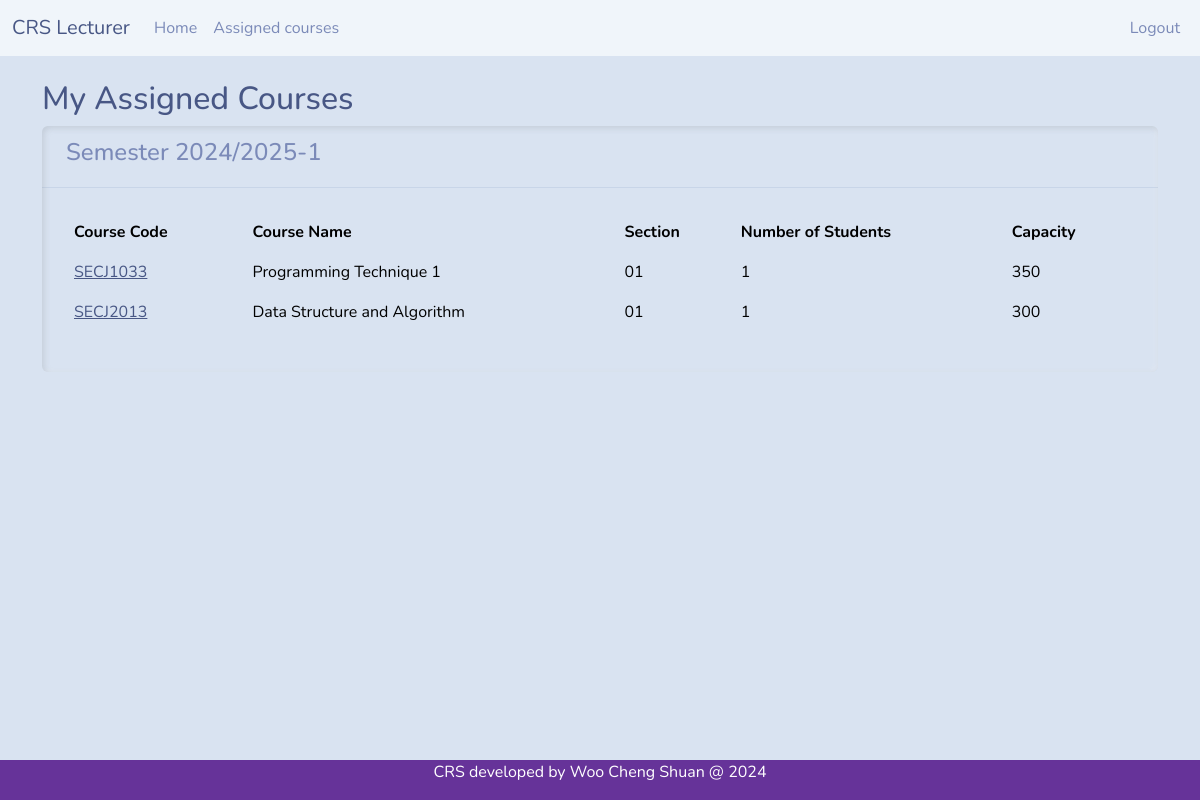
The app's page /assignedcourse.php (signed in), older data.
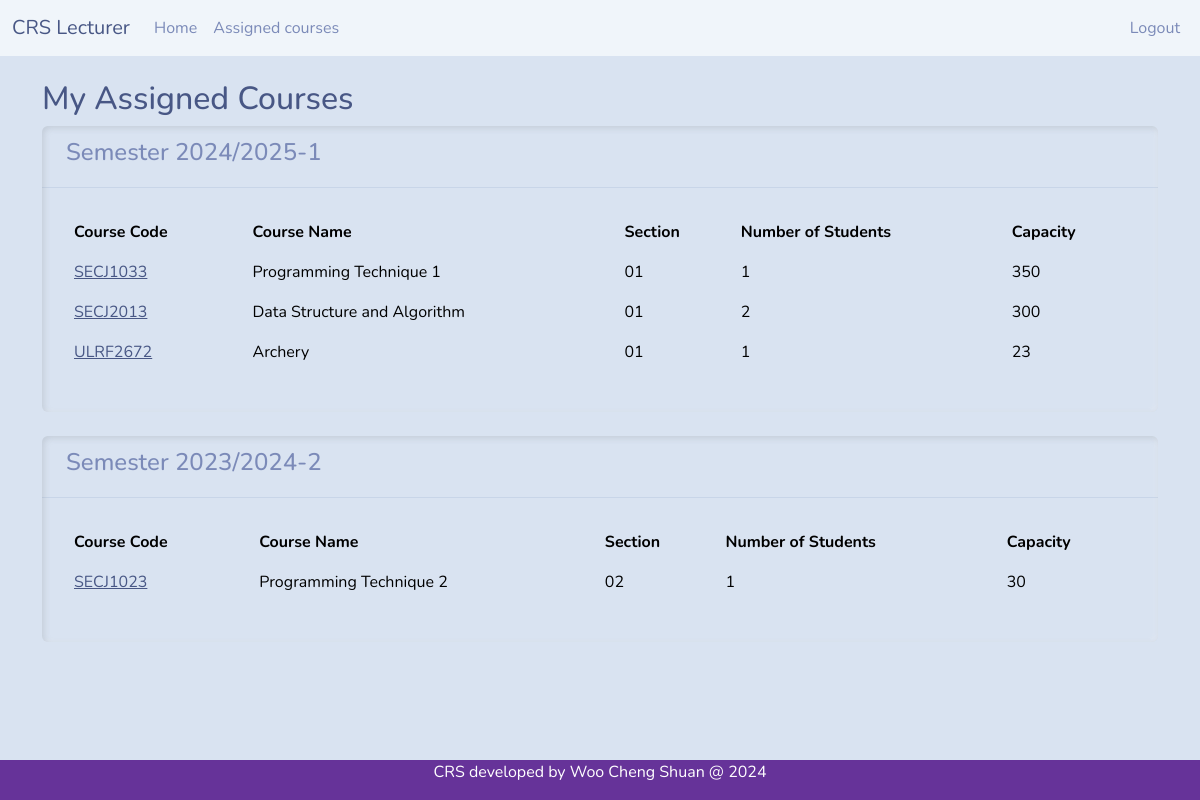
The same page, newer data.
### tables this page shows
CREATE TABLE `tb_course` (
  `c_code` varchar(10) NOT NULL,
  `c_name` varchar(30) NOT NULL,
  `c_credit` int(11) NOT NULL,
  `c_sem` varchar(20) NOT NULL
);

### assignedcourse.php (the view, shortened to what this page needs)
<?php
include 'headerlec.php';
include 'dbconnect.php';
$lecturer_id = $_SESSION['active_user'];
?>
<div class="container mt-4">
  <h2>My Assigned Courses</h2>
  <?php
  $sql = "SELECT DISTINCT s.s_sem
          FROM tb_section s
          WHERE s.s_lecturer = ?
          ORDER BY s.s_sem DESC";
  $stmt = mysqli_prepare($con, $sql);
  mysqli_stmt_bind_param($stmt, "s", $lecturer_id);
  mysqli_stmt_execute($stmt);
  $semesters = mysqli_stmt_get_result($stmt);
  while($sem = mysqli_fetch_array($semesters)) {
    $current_sem = $sem['s_sem'];
    ?>
    <div class="card mb-4">
      <div class="card-header">
        <h4>Semester <?php echo htmlspecialchars($current_sem); ?></h4>
      </div>
      <div class="card-body">
        <div class="table-responsive">
          <table class="table table-hover">
            <thead>
              <tr>
                <th>Course Code</th>
                <th>Course Name</th>
                <th>Section</th>
                <th>Number of Students</th>
                <th>Capacity</th>
              </tr>
            </thead>
            <tbody>
              <?php
              $sql = "SELECT
                        c.c_code,
                        c.c_name,
                        s.s_number as section,
                        s.s_maxstudent as capacity,
                        (SELECT COUNT(*)
                         FROM tb_registration r
                         WHERE r.r_course = c.c_code
                         AND r.r_section = s.s_id
                         AND r.r_status = 2) as student_count
                      FROM tb_section s
                      JOIN tb_course c ON s.s_course_code = c.c_code
                      WHERE s.s_lecturer = ?
                      AND s.s_sem = ?
                      ORDER BY c.c_code, s.s_number";
              $stmt = mysqli_prepare($con, $sql);
              mysqli_stmt_bind_param($stmt, "ss", $lecturer_id, $current_sem);
              mysqli_stmt_execute($stmt);
              $courses = mysqli_stmt_get_result($stmt);
              while($course = mysqli_fetch_array($courses)) {
                echo "<tr>";
                echo "<td><a href='course_details.php?code=" . urlencode($course['c_code']) . "&sem=" . urlencode($current_sem) . "'>" . htmlspecialchars($course['c_code']) . "</a></td>";
                echo "<td>".htmlspecialchars($course['c_name'])."</td>";
                echo "<td>".htmlspecialchars($course['section'])."</td>";
                echo "<td>".$course['student_count']."</td>";
                echo "<td>".$course['capacity']."</td>";
                echo "</tr>";
              }
              ?>
            </tbody>
          </table>
        </div>
      </div>
    </div>
  <?php
  }
  ?>
</div>
<?php include 'footer.php'; ?>

Row changes from the older to the newer data that the page shows:
computed for tb_course "SECJ2013": student_count "1" → "2"
added tb_course: c_code "ULRF2672", c_name "Archery", section "01", student_count "1", capacity "23", shown under "2024/2025-1"
added tb_course: c_code "SECJ1023", c_name "Programming Technique 2", section "02", student_count "1", capacity "30", shown under "2023/2024-2"
Text that changed along with them:
new list line: "Semester 2023/2024-2 Course Code Course Name Section Number of Students Capacity"
